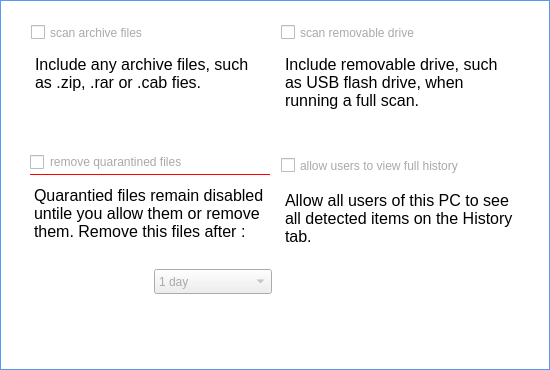
<?xml version="1.0" encoding="UTF-8"?>
<ui version="4.0">
 <class>Advanced</class>
 <widget class="QWidget" name="Advanced">
  <property name="geometry">
   <rect>
    <x>0</x>
    <y>0</y>
    <width>550</width>
    <height>370</height>
   </rect>
  </property>
  <property name="windowTitle">
   <string>Form</string>
  </property>
  <widget class="QWidget" name="tabAdvanced" native="true">
   <property name="geometry">
    <rect>
     <x>0</x>
     <y>0</y>
     <width>550</width>
     <height>370</height>
    </rect>
   </property>
   <property name="styleSheet">
    <string notr="true">#tabAdvanced{	border: 0.5px solid #559bf5;	background: white;}</string>
   </property>
   <widget class="QWidget" name="layoutWidget_2">
    <property name="geometry">
     <rect>
      <x>280</x>
      <y>150</y>
      <width>242</width>
      <height>117</height>
     </rect>
    </property>
    <layout class="QGridLayout" name="gridLayout_4">
     <item row="1" column="0">
      <widget class="QTextBrowser" name="textBrowser_4">
       <property name="enabled">
        <bool>true</bool>
       </property>
       <property name="maximumSize">
        <size>
         <width>240</width>
         <height>80</height>
        </size>
       </property>
       <property name="styleSheet">
        <string notr="true">QTextBrowser { border: none; color: black; font: 75 12pt &quot;Segoe UI&quot;;}
QTextBrowser:hove{ border: none; color : darkgray; font: 75 12pt &quot;Segoe UI&quot;;}</string>
       </property>
       <property name="html">
        <string>&lt;!DOCTYPE HTML PUBLIC &quot;-//W3C//DTD HTML 4.0//EN&quot; &quot;http://www.w3.org/TR/REC-html40/strict.dtd&quot;&gt;
&lt;html&gt;&lt;head&gt;&lt;meta name=&quot;qrichtext&quot; content=&quot;1&quot; /&gt;&lt;style type=&quot;text/css&quot;&gt;
p, li { white-space: pre-wrap; }
&lt;/style&gt;&lt;/head&gt;&lt;body style=&quot; font-family:'Segoe UI'; font-size:12pt; font-weight:72; font-style:normal;&quot;&gt;
&lt;p style=&quot; margin-top:0px; margin-bottom:0px; margin-left:0px; margin-right:0px; -qt-block-indent:0; text-indent:0px;&quot;&gt;Allow all users of this PC to see all detected items on the History tab.&lt;/p&gt;&lt;/body&gt;&lt;/html&gt;</string>
       </property>
      </widget>
     </item>
     <item row="0" column="0">
      <widget class="QCheckBox" name="checkBox_4">
       <property name="maximumSize">
        <size>
         <width>240</width>
         <height>50</height>
        </size>
       </property>
       <property name="styleSheet">
        <string notr="true">QCheckBox:hover { color: #1aa2f1; font: 75 12pt &quot;Segoe UI&quot;;}
QCheckBox { color : darkgray; font: 75 12pt &quot;Segoe UI&quot;;}
QCheckBox:flat {  border: none; font: 75 12pt &quot;Segoe UI&quot;; }
QCheckBox:pressed { color: black; font: 75 12pt &quot;Segoe UI&quot;;}</string>
       </property>
       <property name="text">
        <string>allow users to view full history</string>
       </property>
      </widget>
     </item>
    </layout>
   </widget>
   <widget class="QWidget" name="layoutWidget">
    <property name="geometry">
     <rect>
      <x>30</x>
      <y>20</y>
      <width>242</width>
      <height>113</height>
     </rect>
    </property>
    <layout class="QGridLayout" name="gridLayout_1">
     <item row="1" column="0">
      <widget class="QTextBrowser" name="textBrowser">
       <property name="enabled">
        <bool>true</bool>
       </property>
       <property name="maximumSize">
        <size>
         <width>240</width>
         <height>80</height>
        </size>
       </property>
       <property name="styleSheet">
        <string notr="true">QTextBrowser { border: none; color: black; font: 75 12pt &quot;Segoe UI&quot;;}
QTextBrowser:hove{ border: none; color : darkgray; font: 75 12pt &quot;Segoe UI&quot;;}

</string>
       </property>
       <property name="html">
        <string>&lt;!DOCTYPE HTML PUBLIC &quot;-//W3C//DTD HTML 4.0//EN&quot; &quot;http://www.w3.org/TR/REC-html40/strict.dtd&quot;&gt;
&lt;html&gt;&lt;head&gt;&lt;meta name=&quot;qrichtext&quot; content=&quot;1&quot; /&gt;&lt;style type=&quot;text/css&quot;&gt;
p, li { white-space: pre-wrap; }
&lt;/style&gt;&lt;/head&gt;&lt;body style=&quot; font-family:'Segoe UI'; font-size:12pt; font-weight:72; font-style:normal;&quot;&gt;
&lt;p style=&quot; margin-top:0px; margin-bottom:0px; margin-left:0px; margin-right:0px; -qt-block-indent:0; text-indent:0px;&quot;&gt;Include any archive files, such as .zip, .rar or .cab fies.&lt;/p&gt;&lt;/body&gt;&lt;/html&gt;</string>
       </property>
      </widget>
     </item>
     <item row="0" column="0">
      <widget class="QCheckBox" name="checkBox">
       <property name="maximumSize">
        <size>
         <width>240</width>
         <height>25</height>
        </size>
       </property>
       <property name="styleSheet">
        <string notr="true">QCheckBox:hover { color: #1aa2f1; font: 75 12pt &quot;Segoe UI&quot;;}
QCheckBox { color : darkgray; font: 75 12pt &quot;Segoe UI&quot;;}
QCheckBox:flat {  border: none; font: 75 12pt &quot;Segoe UI&quot;; }
QCheckBox:pressed { color: black; font: 75 12pt &quot;Segoe UI&quot;;}</string>
       </property>
       <property name="text">
        <string>scan archive files</string>
       </property>
      </widget>
     </item>
    </layout>
   </widget>
   <widget class="QWidget" name="layoutWidget_3">
    <property name="geometry">
     <rect>
      <x>30</x>
      <y>150</y>
      <width>242</width>
      <height>144</height>
     </rect>
    </property>
    <layout class="QGridLayout" name="gridLayout_3">
     <item row="0" column="0" colspan="2">
      <widget class="QCheckBox" name="checkBox_3">
       <property name="maximumSize">
        <size>
         <width>240</width>
         <height>25</height>
        </size>
       </property>
       <property name="styleSheet">
        <string notr="true">QCheckBox:hover { color: #1aa2f1; font: 75 12pt &quot;Segoe UI&quot;;}
QCheckBox {  color : darkgray; font: 75 12pt &quot;Segoe UI&quot;; border-bottom-color: rgb(26, 162, 241);  border-bottom: 1px solid red;}

QCheckBox:flat {  border: none; font: 75 12pt &quot;Segoe UI&quot;; }
QCheckBox:pressed { color: black; font: 75 12pt &quot;Segoe UI&quot;;}</string>
       </property>
       <property name="text">
        <string>remove quarantined files</string>
       </property>
      </widget>
     </item>
     <item row="3" column="1">
      <widget class="QComboBox" name="comboBox">
       <property name="maximumSize">
        <size>
         <width>120</width>
         <height>25</height>
        </size>
       </property>
       <property name="styleSheet">
        <string notr="true">QComboBox:hover { color: #1aa2f1; font: 75 12pt &quot;Segoe UI&quot;;}
QComboBox { color : darkgray; font: 75 12pt &quot;Segoe UI&quot;;}
QComboBox:flat {  border: none; font: 75 12pt &quot;Segoe UI&quot;; }
QComboBox:pressed { color: black; font: 75 12pt &quot;Segoe UI&quot;;}</string>
       </property>
       <item>
        <property name="text">
         <string>1 day</string>
        </property>
       </item>
       <item>
        <property name="text">
         <string>2 days</string>
        </property>
       </item>
       <item>
        <property name="text">
         <string>3 days</string>
        </property>
       </item>
       <item>
        <property name="text">
         <string>4 days</string>
        </property>
       </item>
       <item>
        <property name="text">
         <string>1 week</string>
        </property>
       </item>
       <item>
        <property name="text">
         <string>2 weeks</string>
        </property>
       </item>
       <item>
        <property name="text">
         <string>1 month</string>
        </property>
       </item>
       <item>
        <property name="text">
         <string>3 months</string>
        </property>
       </item>
      </widget>
     </item>
     <item row="1" column="0" rowspan="2" colspan="2">
      <widget class="QTextBrowser" name="textBrowser_3">
       <property name="enabled">
        <bool>true</bool>
       </property>
       <property name="maximumSize">
        <size>
         <width>240</width>
         <height>80</height>
        </size>
       </property>
       <property name="styleSheet">
        <string notr="true">QTextBrowser { border: none; color: black; font: 75 12pt &quot;Segoe UI&quot;;}
QTextBrowser:hove{ border: none; color : darkgray; font: 75 12pt &quot;Segoe UI&quot;;}

</string>
       </property>
       <property name="html">
        <string>&lt;!DOCTYPE HTML PUBLIC &quot;-//W3C//DTD HTML 4.0//EN&quot; &quot;http://www.w3.org/TR/REC-html40/strict.dtd&quot;&gt;
&lt;html&gt;&lt;head&gt;&lt;meta name=&quot;qrichtext&quot; content=&quot;1&quot; /&gt;&lt;style type=&quot;text/css&quot;&gt;
p, li { white-space: pre-wrap; }
&lt;/style&gt;&lt;/head&gt;&lt;body style=&quot; font-family:'Segoe UI'; font-size:12pt; font-weight:72; font-style:normal;&quot;&gt;
&lt;p style=&quot; margin-top:0px; margin-bottom:0px; margin-left:0px; margin-right:0px; -qt-block-indent:0; text-indent:0px;&quot;&gt;Quarantied files remain disabled untile you allow them or remove them. Remove this files after :&lt;/p&gt;&lt;/body&gt;&lt;/html&gt;</string>
       </property>
      </widget>
     </item>
    </layout>
   </widget>
   <widget class="QWidget" name="layoutWidget_4">
    <property name="geometry">
     <rect>
      <x>280</x>
      <y>20</y>
      <width>242</width>
      <height>113</height>
     </rect>
    </property>
    <layout class="QGridLayout" name="gridLayout_2">
     <item row="1" column="0">
      <widget class="QTextBrowser" name="textBrowser_2">
       <property name="enabled">
        <bool>true</bool>
       </property>
       <property name="maximumSize">
        <size>
         <width>240</width>
         <height>80</height>
        </size>
       </property>
       <property name="styleSheet">
        <string notr="true">QTextBrowser { border: none; color: black; font: 75 12pt &quot;Segoe UI&quot;;}
QTextBrowser:hove{ border: none; color : darkgray; font: 75 12pt &quot;Segoe UI&quot;;}

</string>
       </property>
       <property name="html">
        <string>&lt;!DOCTYPE HTML PUBLIC &quot;-//W3C//DTD HTML 4.0//EN&quot; &quot;http://www.w3.org/TR/REC-html40/strict.dtd&quot;&gt;
&lt;html&gt;&lt;head&gt;&lt;meta name=&quot;qrichtext&quot; content=&quot;1&quot; /&gt;&lt;style type=&quot;text/css&quot;&gt;
p, li { white-space: pre-wrap; }
&lt;/style&gt;&lt;/head&gt;&lt;body style=&quot; font-family:'Segoe UI'; font-size:12pt; font-weight:72; font-style:normal;&quot;&gt;
&lt;p style=&quot; margin-top:0px; margin-bottom:0px; margin-left:0px; margin-right:0px; -qt-block-indent:0; text-indent:0px;&quot;&gt;Include removable drive, such as USB flash drive, when running a full scan.&lt;/p&gt;&lt;/body&gt;&lt;/html&gt;</string>
       </property>
      </widget>
     </item>
     <item row="0" column="0">
      <widget class="QCheckBox" name="checkBox_2">
       <property name="maximumSize">
        <size>
         <width>240</width>
         <height>25</height>
        </size>
       </property>
       <property name="styleSheet">
        <string notr="true">QCheckBox:hover { color: #1aa2f1; font: 75 12pt &quot;Segoe UI&quot;;}
QCheckBox { color : darkgray; font: 75 12pt &quot;Segoe UI&quot;;}
QCheckBox:flat {  border: none; font: 75 12pt &quot;Segoe UI&quot;; }
QCheckBox:pressed { color: black; font: 75 12pt &quot;Segoe UI&quot;;}</string>
       </property>
       <property name="text">
        <string>scan removable drive</string>
       </property>
      </widget>
     </item>
    </layout>
   </widget>
  </widget>
 </widget>
 <resources/>
 <connections/>
</ui>
